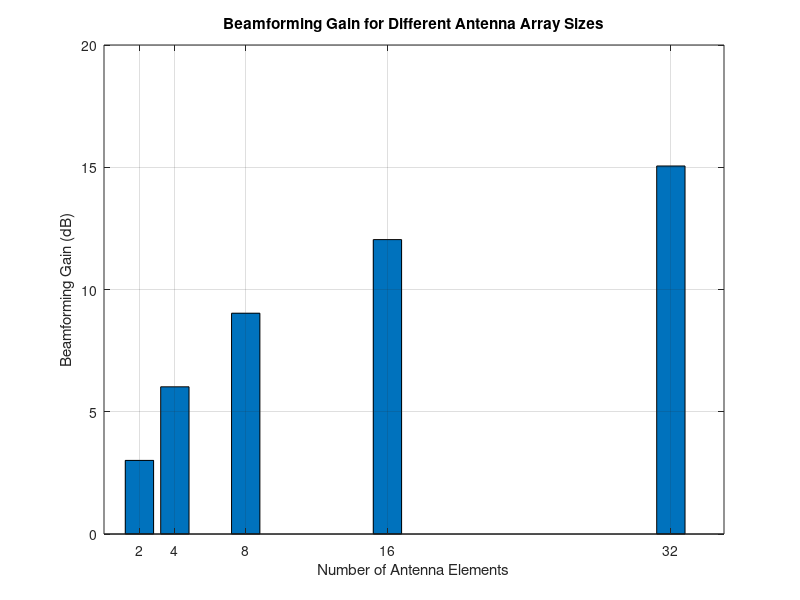
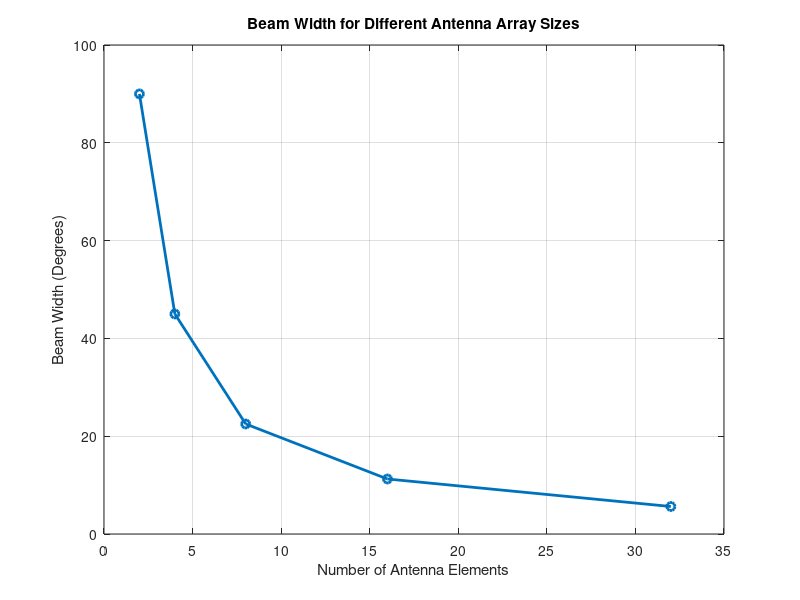

Source code (MATLAB) for these figures, in order: (Note: this script raises an error after producing the figures.)
clc;
clear;
close all;

%% ==========================================================
% Create Output Folder
%% ==========================================================

scriptPath = fileparts(mfilename('fullpath'));

if isempty(scriptPath)
    scriptPath = pwd;
end

outputFolder = fullfile(scriptPath,'Beamforming_Output');

if ~exist(outputFolder,'dir')
    mkdir(outputFolder);
end

%% ==========================================================
% OBJECTIVE 1 : Beamforming Gain
%% ==========================================================

antennas = [2 4 8 16 32];

% Beamforming Gain
gain = 10*log10(antennas);

fig1 = figure;

bar(antennas,gain)

grid on

xlabel('Number of Antenna Elements')
ylabel('Beamforming Gain (dB)')
title('Beamforming Gain for Different Antenna Array Sizes')

exportgraphics(fig1,...
    fullfile(outputFolder,'Objective1_Beamforming_Gain.png'),...
    'Resolution',300);

%% ==========================================================
% OBJECTIVE 2 : Beam Width
%% ==========================================================

beamwidth = [90 45 22.5 11.25 5.625];

fig2 = figure;

plot(antennas,beamwidth,'o-','LineWidth',2)

grid on

xlabel('Number of Antenna Elements')
ylabel('Beam Width (Degrees)')
title('Beam Width for Different Antenna Array Sizes')

exportgraphics(fig2,...
    fullfile(outputFolder,'Objective2_Beam_Width.png'),...
    'Resolution',300);

%% ==========================================================
% OBJECTIVE 3 : Analog Beamforming Main Lobe Direction
%% ==========================================================

theta = [-60 -30 0 30 60];

normalizedGain = [1 1 1 1 1];

fig3 = figure;

polarplot(deg2rad(theta),normalizedGain,...
    'o','LineWidth',2)

title('Main Lobe Direction in Analog Beamforming')

exportgraphics(fig3,...
    fullfile(outputFolder,'Objective3_Main_Lobe_Direction.png'),...
    'Resolution',300);

%% ==========================================================
% Display Results
%% ==========================================================

disp(' ');
disp('==============================================');
disp('BEAMFORMING ANALYSIS RESULTS');
disp('==============================================');

Result = table(antennas',...
               gain',...
               beamwidth',...
    'VariableNames',{'Antenna_Elements',...
                     'Beamforming_Gain_dB',...
                     'Beamwidth_Degrees'});

disp(Result);

%% ==========================================================
% Completion Message
%% ==========================================================

disp(' ');
disp('All beamforming objectives executed successfully.');

disp(['Output folder: ',outputFolder]);

disp(' ');
disp('Saved PNG Files:');
disp('1. Objective1_Beamforming_Gain.png');
disp('2. Objective2_Beam_Width.png');
disp('3. Objective3_Main_Lobe_Direction.png');
